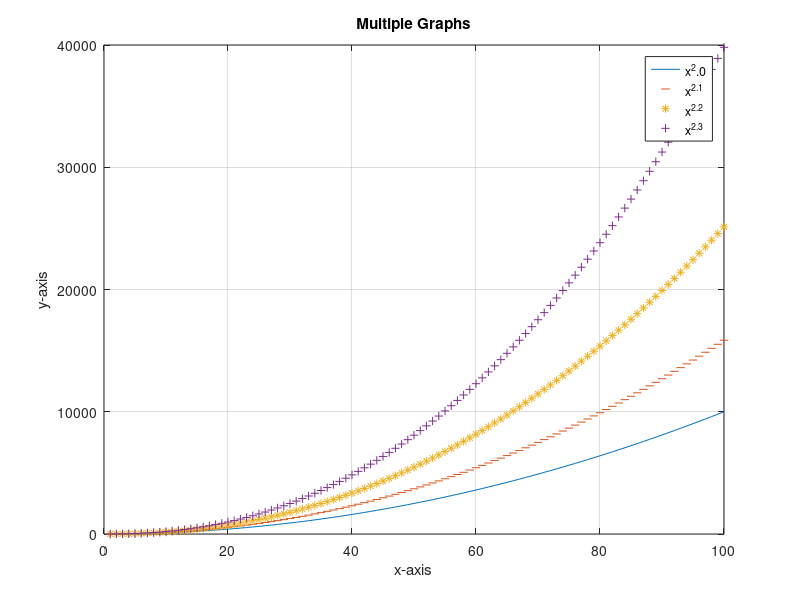

Recreate this plot in MATLAB.
clc;
clf;
clear all;
close all;
x=linspace(1,100,100);
y1=x.^2.0;
y2=x.^2.1;
y3=x.^2.2;
y4=x.^2.3;
plot (x,y1,x,y2,"_",x,y3,"*",x,y4,"+");
grid on;
legend ('x^2.0','x^{2.1}','x^{2.2}','x^{2.3}');
xlabel('x-axis');
ylabel('y-axis');
title('Multiple Graphs');

